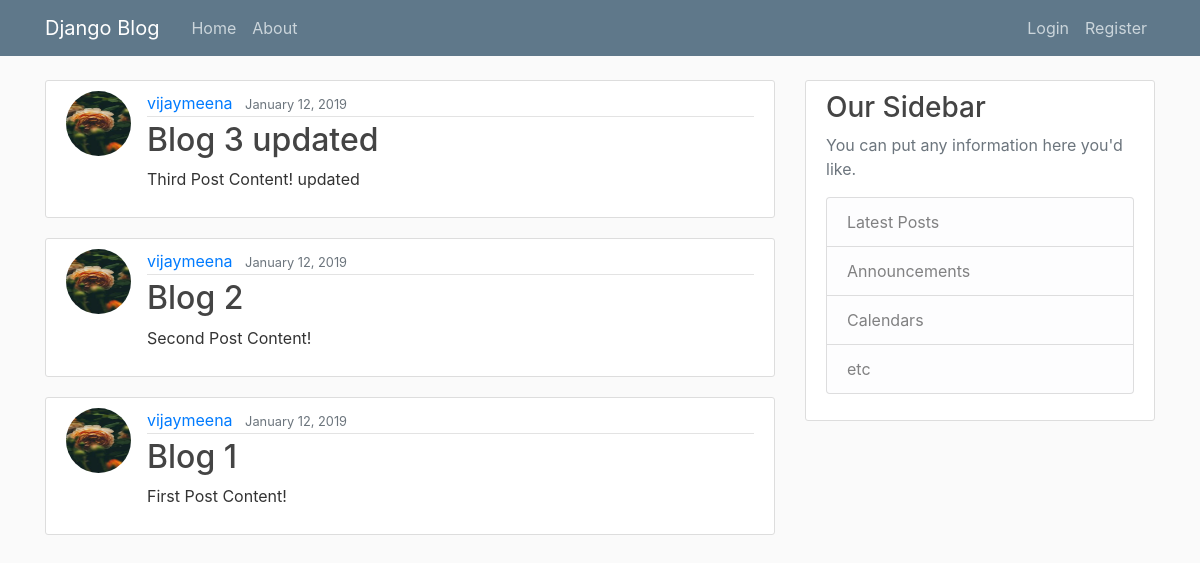
The page / on the database its author committed.
### blog/models.py (models this page shows, shortened)
class Post(models.Model):
	author = models.ForeignKey(User, on_delete=models.CASCADE)  #if user deleted then post also deleted but if user delete the post then it is not going to delete user.
	title = models.CharField(max_length=100)
	content = models.TextField()
	date_posted = models.DateTimeField(default=timezone.now)  #here this is like default= timezone.now() but here we do not want to run function so we put like this.

### users/models.py (models this page shows, shortened)
class Profile(models.Model):
    user = models.OneToOneField(User, on_delete=models.CASCADE)
    image = models.ImageField(default='default.jpg', upload_to='profile_pics')

### blog/views.py (the view)
# urls.py: path('',PostListView.as_view(), name = 'blog-home'),
class PostListView(ListView): #PostListView which inherit form ListView and within our ListView we need to create a variable
	model = Post #what model to query in order to create the list and in this case we want it to be all our posts             #called model and this will tell our list view what model to query in order to create the list
	template_name= 'blog/home.html'    #<app>/<model>_<viewtype>.html   # lastly even this change in place this is not going to work just yet because it does not know what we want the variable to be named in our template that we are going to be looping over
	context_object_name = 'posts'  # *posts* = models.Post.objects.all()                            # and also need little bit more to do # and in this case we want it to be all our posts so we will set that model equal to post
	ordering = ['-date_posted']	#create new attribute				# in order to use this list view we can open up our blog urls.py module and say that we want to

### blog/templates/blog/home.html
{% extends 'blog/base.html' %}
{% block content %}
{% for post in posts %}
        <article class="media content-section">
         <img class='rounded-circle article-img' src="{{ post.author.profile.image.url}}">
          <div class="media-body">
            <div class="article-metadata">
              <a class="mr-2" href="#">{{ post.author }}</a>
              <small class="text-muted">{{ post.date_posted|date:'F d, Y'}}</small>
            </div>
            <h2><a class="article-title" href="{% url 'post-detail' post.id %}">{{ post.title }}</a></h2>
            <p class="article-content">{{ post.content }}</p>
          </div>
        </article>
{% endfor %}
{% endblock content %}

### blog/templates/blog/base.html (shortened to what this page needs)
{% load static %}
<!DOCTYPE html>
<html>
<head>
    <link rel="stylesheet" href="https://maxcdn.bootstrapcdn.com/bootstrap/4.0.0/css/bootstrap.min.css">
    <link rel="stylesheet" type="text/css" href="{% static 'blog/main.css' %}">
</head>
<body>
    <header class="site-header">
      <nav class="navbar navbar-expand-md navbar-dark bg-steel fixed-top">
        <div class="container">
          <a class="navbar-brand mr-4" href="{% url 'blog-home' %}">Django Blog</a>
          <div class="collapse navbar-collapse" id="navbarToggle">
            <div class="navbar-nav mr-auto">
              <a class="nav-item nav-link" href="{% url 'blog-home' %}">Home</a>
              <a class="nav-item nav-link" href="{% url 'blog-about' %}">About</a>
            </div>
            <div class="navbar-nav">
              {% if user.is_authenticated %}
              <a class="nav-item nav-link" href="{% url 'post-create' %}">New Post</a>
              <a class="nav-item nav-link" href="{% url 'profile' %}">Profile</a>
              <a class="nav-item nav-link" href="{% url 'logout' %}">Logout</a>
            {% else %}
             <a class="nav-item nav-link" href="{% url 'login' %}">Login</a>
              <a class="nav-item nav-link" href="{% url 'register' %}">Register</a>
             {% endif %}
            </div>
          </div>
        </div>
      </nav>
    </header>
    <main role="main" class="container">
      <div class="row">
        <div class="col-md-8">
          {% block content %}
          {% endblock %}
        </div>
        <div class="col-md-4">
          <div class="content-section">
            <h3>Our Sidebar</h3>
            <p class='text-muted'>You can put any information here you'd like.
              <ul class="list-group">
                <li class="list-group-item list-group-item-light">Latest Posts</li>
                <li class="list-group-item list-group-item-light">Announcements</li>
                <li class="list-group-item list-group-item-light">Calendars</li>
                <li class="list-group-item list-group-item-light">etc</li>
              </ul>
            </p>
          </div>
        </div>
      </div>
    </main>
</body>
</html>

### blog/static/blog/main.css (style rules this page uses)
body { background: #fafafa; color: #333333; margin-top: 5rem; }
h1, h2, h3, h4, h5, h6 { color: #444444; }
ul { margin: 0; }
.bg-steel { background-color: #5f788a; }
.site-header .navbar-nav .nav-link { color: #cbd5db; }
.content-section { background: #ffffff; padding: 10px 20px; border: 1px solid #dddddd; border-radius: 3px; margin-bottom: 20px; }
.article-title { color: #444444; }
.article-content { white-space: pre-line; }
.article-img { height: 65px; width: 65px; margin-right: 16px; }
.article-metadata { padding-bottom: 1px; margin-bottom: 4px; border-bottom: 1px solid #e3e3e3 }

### rows shown on the page
Post: author.profile.image (picture), author "vijaymeena", date_posted "January 12, 2019", title "Blog 3 updated", content "Third Post Content! updated"
Post: author.profile.image (picture), author "vijaymeena", date_posted "January 12, 2019", title "Blog 2", content "Second Post Content!"
Post: author.profile.image (picture), author "vijaymeena", date_posted "January 12, 2019", title "Blog 1", content "First Post Content!"
